Frame 1 (no input): blank canvas, image omitted
Frame 60 (the mouse pressed at the canvas centre just before this capture): blank canvas, image omitted
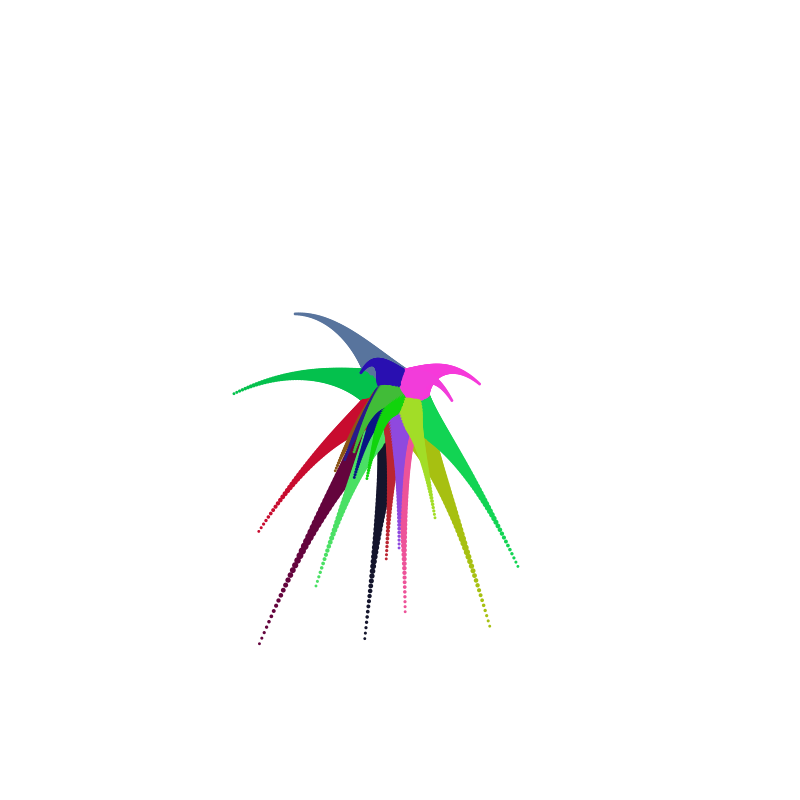
Frame 120 (the mouse held since frame 60 and released just before this capture)

The Processing sketch whose frames 1 and 60 were blank and that drew this single picture after the mouse press (run headless with seeded random() and noise(); from frame 60 on, the mouse is pressed at the canvas centre):

// Processing sketch: processing_89907
// ── processing_89907.pde


Ball myBall; // a variable to store my own object
ArrayList bucket = new ArrayList(); // make a new arraylist

void setup() {
  size(800,800);
  background(255);
}


void draw() {
 //background(255);
  fill(255,0,0);
  noStroke();
  for (int i=0; i<bucket.size(); i++){ // loop through the arraylist
    Ball tempBall = (Ball) bucket.get(i); // get each ball out and store it
    tempBall.render(); // draw my object
    tempBall.move();
    tempBall.bounce();
  }
 
}

void mousePressed(){
 
 for (int i=0; i<20; i++){
  PVector newpos = new PVector(mouseX,mouseY);
  myBall = new Ball( newpos, 60  ); // make the new Ball
  bucket.add(myBall); // add the new ball to the bucket
 }
}


class Ball{ // my new object - a template

  float diam; // diameter of the ball
  PVector pos; // position (as a PVector)
  PVector vel; // velocity
  color col;


  Ball( PVector _pos, float _diam ){ // constructor - make a new object
  // this function runs once, when the object is made
  // my private setup function
    pos = _pos; // assign our internal pos
    diam = _diam; // assign our internal diam
    vel = new PVector(random(-3,3),random(-3,3)); // initial velocity
    col =  color(random(255),random(255),random(255));
  }
  
  void render(){ // draw yourself on the screen
  fill(col);
    ellipse( pos.x, pos.y, diam,diam );
  }
  
  void move(){ // animate!
    pos.add(vel); // add velocity to position
    vel.y = vel.y + 0.05; // gravity!
    //vel.mult(0.995); // friction
    diam = diam * 0.95;
    if (diam == 0) {
      bucket.remove(this); // remove myself from the list
    }
    
  }
  
  void bounce(){
    if (pos.x < 0){ // left edge 
      vel.x = vel.x * -1; // reverse the x velocity
    }
    
    if (pos.x > width){ // right edge 
      vel.x = vel.x * -1; // reverse the x velocity
    }
    
    if (pos.y < 0){ // top edge 
      vel.y = vel.y * -1; // reverse the y velocity
    }
    
    if (pos.y > height){ // bottom edge 
      vel.y = vel.y * -1; // reverse the y velocity
    }
  
  
  }

}
